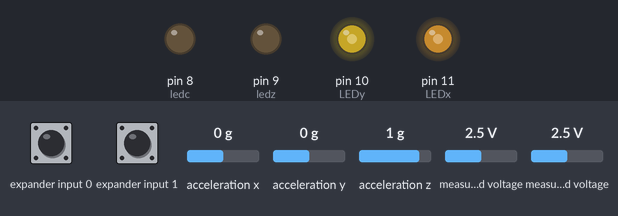
Bench run of a sketch on a simulated Arduino Uno, built with avr-gcc and run on an emulated ATmega328P. On the bench: output pins drawn as LEDs (lit = HIGH). Wiring (inferred from the names in the program): Wii Nunchuk at I2C address 0x52. The test bench sets the inputs (shaded band); at power-on: expander input 0 HIGH, expander input 1 HIGH, acceleration x 0 g, acceleration y 0 g, acceleration z 1 g, measured voltage 2.5 V.

Above: at 1.2 s.
1.3 s: expander input 0 pulled LOW for 0.15 s
At 1.41 s:
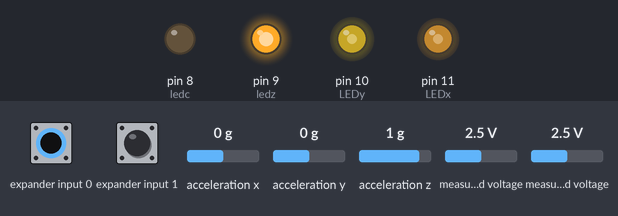
3.0 s: expander input 1 pulled LOW for 0.15 s
At 3.7 s:
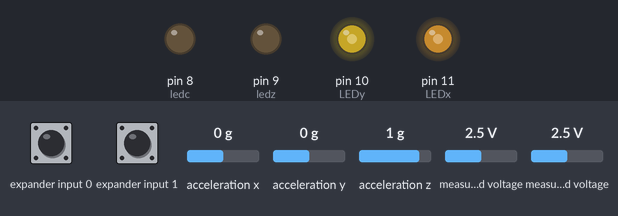
4.7 s: expander input 1 pulled LOW for 3.2 s
At 5.4 s:
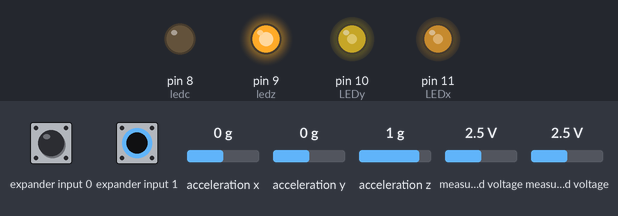
9.4 s: expander input 0 pulled LOW for 3.2 s
At 13.1 s:
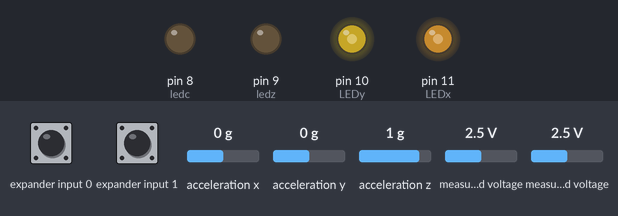
Timing chart, 0 to 14.6 s (numbered marks = the images above; inputs shaded):
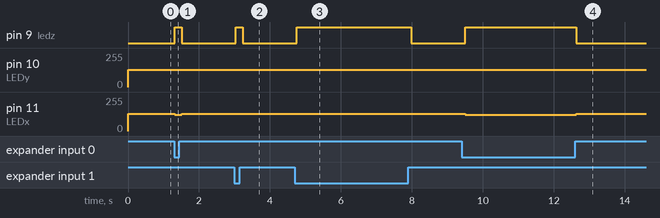

Measured:
- after the input at 1.3 s, pin 9 (ledz): LOW → HIGH at once, → LOW 0.20 s later; pin 11 (LEDx): 128/255 → 122/255 at once, → 128/255 0.20 s later
- after the input at 3.0 s, pin 9 (ledz): LOW → HIGH at once, → LOW 0.20 s later
- after the input at 4.7 s, pin 9 (ledz): LOW → HIGH after 0.05 s, → LOW 3.2 s later
- after the input at 9.4 s, pin 9 (ledz): LOW → HIGH after 0.10 s, → LOW 3.1 s later; pin 11 (LEDx): 128/255 → 122/255 after 0.10 s, → 128/255 3.1 s later

The sketch:

nunchuk_general_purpose.ino
```cpp
// Arduino based interface between a (wired) standard Wii Nunchuck and another device
// In my case this is a twin wheeled electric skateboard. The variable voltage outputs from Arduino go to the main microcontroller which is controlling
// and balancing the board.
// Uses Duemilanove ATMega328  Arduino 17 with wired Wii Nunchuck.

// 5V output on Arduino to Nunchuck (works better than using 3.3V line)
// GND
// SDA to analog pin 4
// SCK to analog pin 5
// the middle upper and middle lower contacts of nunchuck plug are not used

//Derived from code developed by Chad Phillips, see:  http://windmeadow.com/node/42
//   For info on wiring up the chuck to the Arduino, download Bionic Arduino Class 4 from TodBot blog:
//   http://todbot.com/blog/2007/11/24/bionic-arduino-class-notes-3-4/

// To avoid hacking off plug you can buy a nunchuck extender cable (plug one end socket the other) and
// cut that in half to get the socket on a cable, with free wires on the other end to attach to Arduino

// Some non-nintendo Nunchucks have shorter cables by the way than the real thing.

//Outputs:
//The outputs from the Arduino are arranged as follows;
//Digital Pin 9:
//outputs +5V when either of the end buttons are pressed. This can be used as a go/stop control signal.
//If controlling a vehicle / robot or similar, then letting go of the Nunchuck will create a 0V at this output and so can be used to kill power to motors and so on.

//Digital Pin 10:
//PWM (pulse width modulated) output on pin 10 gives 2.5V most of time.
//NOTE: This is not a smooth 2.5V but a series of pulses at 500Hz where half the time there is 0V and half the time there is +5V. If you smooth them out using a resistor and a capacitor (called an RC filter) you can use the resulting (now smoothed) voltage as a control input signal for some other device (another arduino or whatever).
//Output is 2.5V when joystick in neutral position.
//It Climbs to +5V or drops to 0V when joystick moved forwards or backwards.

//Digital Pin 11:
//PWM (pulse width modulated) output on pin 11 gives 2.5V most of time (in similar way to Pin 11 above) when joystick in neutral position.
//If z button is pressed, then joystick left/right will make it go down to 0V or up to 5V.

//BUT: If both z and c buttons pressed (or just c button alone) then this Pin 11 output becomes controlled by Left/Right TILT of the nunchuck (via embedded accelerometer) and the L/R joystick component is disabled.


//Step 1: View of Nunchuck buttons
//
//Here are the “c” and “z” buttons on front of the Nunchuck.
//
//Step 2: Arduino board inputs and outputs
//
//Outputs:
//The outputs from the Arduino are arranged as follows;
//Digital Pin 9: outputs +5V when either of the end buttons are pressed. This can be used as a go/stop control signal. If controlling a vehicle / robot or similar, then letting go of the Nunchuck will create a 0V at this output and so can be used to kill power to motors and so on.
//Digital Pin 10: PWM (pulse width modulated) output on pin 10 gives 2.5V most of time. NOTE: This is not a smooth 2.5V but a series of pulses at 500Hz where half the time there is 0V and half the time there is +5V. If you smooth them out using a resistor and a capacitor (called an RC filter) you can use the resulting (now smoothed) voltage as a control input signal for some other device (another arduino or whatever).
//Output is 2.5V when joystick in neutral position.
//It climbs to +5V or drops to 0V when joystick moved forwards or backwards.
//Digital Pin 11: PWM (pulse width modulated) output on pin 11 gives 2.5V most of time (in similar way to Pin 11 above) when joystick in neutral position. If z button is pressed, then joystick left/right will make it go down to 0V or up to 5V.
//BUT: If both z and c buttons pressed (or just c button alone) then this Pin 11 output becomes controlled by Left/Right TILT of the nunchuck (via embedded accelerometer) and the L/R joystick component is disabled.
//So: The output voltage (smoothed with an R/C filter) can be used as a steering input to some other device. If pressing z button, they you steer with joystick, if c button (or both) is being pressed, then you steer by tilting Nunchuck left or right.
//For more detail: Wii Nunchuck as general purpose controller via Arduino board


#include <Wire.h>
#include <string.h>

#undef int
#include <stdio.h>

uint8_t outbuf[6];		// array to store arduino output
int cnt = 0;
int ledPin = 13;
int i; //declare i as an integer
int j; //declare j as an integer

#define LEDx 11   //pin 11 varies according to x accel  pin10 is a pwm
#define LEDy 10   //defines pin 10 as varying according to y accel pin 9 is a pwm
#define ledc 8   //defines pin 8 as output for c button
#define ledz 9   //defines pin 9 as output for z button


void
setup ()
{
  //Include this if you want to watch the data streaming from chuck in the serial viewer window on your PC
  //Serial.begin (19200);
  //Serial.print ("Finished setup\n");
  pinMode(LEDx, OUTPUT); //tell arduino it is an output
  pinMode(LEDy, OUTPUT); //tell arduino it is an output
  pinMode(ledc, OUTPUT); //tell arduino it is an output
  pinMode(ledz, OUTPUT); //tell arduino it is an output

  Wire.begin ();		// join i2c bus with address 0x52
  nunchuck_init (); // send the initilization handshake
}

void
nunchuck_init ()
{
  Wire.beginTransmission (0x52);	// transmit to device 0x52
  Wire.send (0x40);		// sends memory address
  Wire.send (0x00);		// sends sent a zero.
  Wire.endTransmission ();	// stop transmitting
}

void
send_zero ()
{
  Wire.beginTransmission (0x52);	// transmit to device 0x52
  Wire.send (0x00);		// sends one byte
  Wire.endTransmission ();	// stop transmitting
}

void
loop ()
{
  Wire.requestFrom (0x52, 6);	// request data from nunchuck
  while (Wire.available ())
    {
      outbuf[cnt] = nunchuk_decode_byte (Wire.receive ());	// receive byte as an integer
      digitalWrite (ledPin, HIGH);	// sets the LED on
      cnt++;
    }

  // If we recieved the 6 bytes, then go print them
  if (cnt >= 5)
    {
      print ();
    }

  cnt = 0;
  send_zero (); // send the request for next bytes
  delay (100);
}

// Print the input data we have recieved
// accel data is 10 bits long
// so we read 8 bits, then we have to add
// on the last 2 bits.  That is why I
// multiply them by 2 * 2
void
print ()
{
  int joy_x_axis = outbuf[0];
  int joy_y_axis = outbuf[1];
  int accel_x_axis = outbuf[2] * 2 * 2;
  int accel_y_axis = outbuf[3] * 2 * 2;
  int accel_z_axis = outbuf[4] * 2 * 2;

  int z_button = 0;
  int c_button = 0;

 // byte outbuf[5] contains bits for z and c buttons
 // it also contains the least significant bits for the accelerometer data
 // so we have to check each bit of byte outbuf[5]
  if ((outbuf[5] >> 0) & 1)
    {
      z_button = 1;
    }
  if ((outbuf[5] >> 1) & 1)
    {
      c_button = 1;
    }

  if ((outbuf[5] >> 2) & 1)
    {
      accel_x_axis += 2;
    }
  if ((outbuf[5] >> 3) & 1)
    {
      accel_x_axis += 1;
    }

  if ((outbuf[5] >> 4) & 1)
    {
      accel_y_axis += 2;
    }
  if ((outbuf[5] >> 5) & 1)
    {
      accel_y_axis += 1;
    }

  if ((outbuf[5] >> 6) & 1)
    {
      accel_z_axis += 2;
    }
  if ((outbuf[5] >> 7) & 1)
    {
      accel_z_axis += 1;
    }

  /*  Include these commands if you want to watch the data values streaming from chuck in the serial viewer window on your PC
  Serial.print (joy_x_axis, DEC); //values seen: 37left 134mid  234right
  Serial.print ("\t");

  Serial.print (joy_y_axis, DEC); //values seen: 218forward  124mid  23back
  Serial.print ("\t");

  Serial.print (accel_x_axis, DEC); //values: 312tiltedleft  512mid  745tiltedright
  Serial.print ("\t");

  Serial.print (accel_y_axis, DEC); //values: tippedforward754  mid576   tippedback361
  Serial.print ("\t");

  Serial.print (accel_z_axis, DEC);  // values: hovers around 530 - 743
  Serial.print ("\t");

  Serial.print (z_button, DEC); //NB: 0 when pressed, 1 when not (i.e. opposite of what you might expect)
  Serial.print ("\t");

  Serial.print (c_button, DEC); //NB: 0 when pressed, 1 when not (i.e. opposite of what you might expect)
  Serial.print ("\t");

  Serial.print ("\r\n");
  */


j = joy_y_axis;
analogWrite(LEDy, j);  //sets PWM voltage output on pin 10 according to forward/back of joystick


// "led" terms are there because this software was originally written to make a set of LED's go dim or bright according to Nunchuck controls.
// If you put an LED onto Pins 9, 10, and 11 (with a resistor) you can use them to test this software is working correctly.

if (z_button < 1 && c_button == 1) {  //if pressing z button only, steer on left/right joystick
                  digitalWrite (ledz, HIGH);	// sets the output high on pin 9 (i.e. +5V)
                  i = joy_x_axis - 6; //mid point is 134 this corrects it to 128
                  analogWrite(LEDx, i);  //sets PWM voltage output on pin 11
                                  }

if (z_button < 1 && c_button < 1) {  //if pressing both buttons, steer using accelerometer
                  digitalWrite (ledz, HIGH);	// sets the output high on pin 9 (i.e. +5V)
                  i= (int) (accel_x_axis - 512) / 2 + 128;   //convert from range 312 to 512mid to 745 to a 0-255 scale
                  if (i>255) i=255;
                  if (i<0) i=0;
                  analogWrite(LEDx, i);  //sets PWM voltage output on pin 10
                                  }


if (z_button == 1 && c_button < 1) {  //if c button only pressed then steer on accelerometer
                  digitalWrite (ledz, HIGH);	// sets the output high on pin 9 (i.e. +5V)
                  i= (int) (accel_x_axis - 512) / 2 + 128;   //convert from range 312 to 512mid to 745 to a 0-255 scale
                  if (i>255) i=255;
                  if (i<0) i=0;
                  analogWrite(LEDx, i);  //sets PWM voltage output on pin 11
                                    }

if (z_button == 1 && c_button == 1) {   //if no button pressed then dead ahead plus control signal to Pin9 OFF i.e. kill motor if Pin9 being used as a "kill" switch
                  digitalWrite (ledz, LOW);	// sets the output low on pin 9, (i.e. 0V as neither button being pressed)
                  analogWrite(LEDx, 128);  //sets PWM voltage output on pin 11 at half of maximum i.e. dead ahead if being used for steering a robot for example
                  analogWrite(LEDy, 128);  //sets PWM voltage output on Pin 10 at half of maximum (i.e. 2.5V)
                                     }

}

// Encode data to format that most wiimote drivers except
// only needed if you use one of the regular wiimote drivers
char
nunchuk_decode_byte (char x)
{
  x = (x ^ 0x17) + 0x17;
  return x;
}
```
